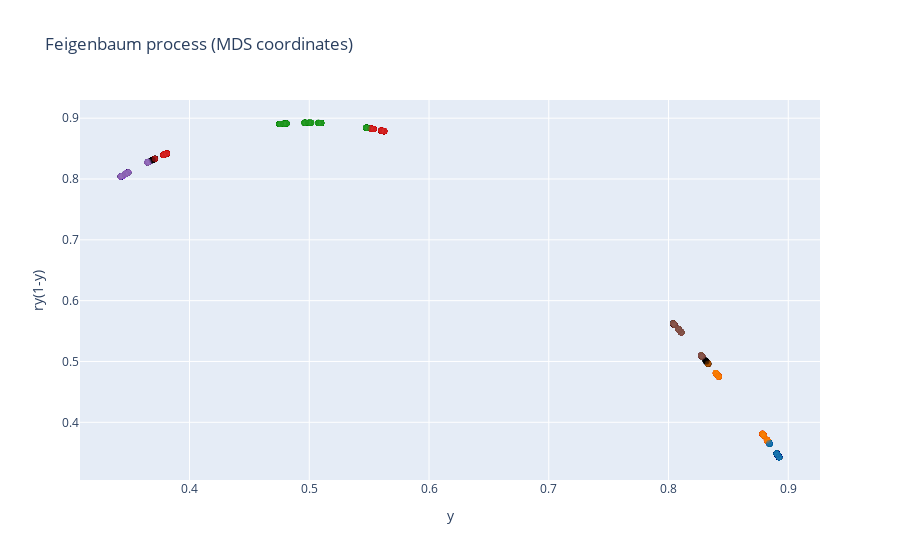

Notebook source saved alongside this figure:
### Markdown cell above
Now, for the logistic map parameter $r = 3.56995$, we iterate the logistic map
process
$$
y_{t+1} = ry_t(1-y_t)
$$
over 10000 samples randomly initialized from $[0,1]$ uniformly. We iterate
`blind_iter` number of times to get "onto the attractor," and then iterate again
`vis_iter` times, only this time we record a $0$ if $y_t<1/2$ and a $1$ if
$y_t>1/2$. This results in a `vis_iter`-length string of symbols for each of the
10000 samples. The unique set of these strings corresponds to the unique pasts
of length `vis_iter` from the Feigenbaum process (this is, after all, how the
Feigenbuam process is traditionally generated). We choose `vis_iter` to equal 50
here because that was the past length we chose to compute the Wasserestein
distances at. We plot our 10000 samples below, with each sampled by whichever
cluster its symbol string belongs to according to the dendrogram plotted above.

### Code cell
r = 3.56995
y = np.random.rand(10000)
blind_iter = 5000
vis_iter = 50
samples = ['']*len(y)
for _ in range(blind_iter):
    y = r*y*(1-y)
for _ in range(vis_iter):
    y = r*y*(1-y)
    samples = [s1+s2 for s1,s2 in zip(samples,((y>0.5).astype(int)).astype(str))]
samples = np.array(samples)

sample_colors = colors[[np.where(np.array(unq_pasts_txt)==s)[0][0] for s in samples]]

fig = go.Figure(
    data = [go.Scatter(
        x=y,y=r*y*(1-y),mode='markers',hoverinfo='text',text=samples,
        marker_color=sample_colors,marker_opacity=0.1
    )],
)
fig.update_layout(
    title=r'Feigenbaum process (MDS coordinates)',
    yaxis=dict(title=r'ry(1-y)'),
    xaxis=dict(title=r'y')
)

### Figure 1 — Plotly figure (JSON) as saved in the notebook; plotly's stock layout.template omitted (floating-point values rounded to 4 significant figures; data arrays with more than 128 entries replaced by an {"elided": "..."} marker saying what was removed)
{"data": [{"hoverinfo": "text", "marker": {"color": {"elided": "10000 str values"}, "opacity": 0.1}, "mode": "markers", "text": {"elided": "10000 str values"}, "type": "scatter", "x": {"elided": "10000 float values"}, "y": {"elided": "10000 float values"}}], "layout": {"title": {"text": "Feigenbaum process (MDS coordinates)"}, "xaxis": {"title": {"text": "y"}}, "yaxis": {"title": {"text": "ry(1-y)"}}}}
